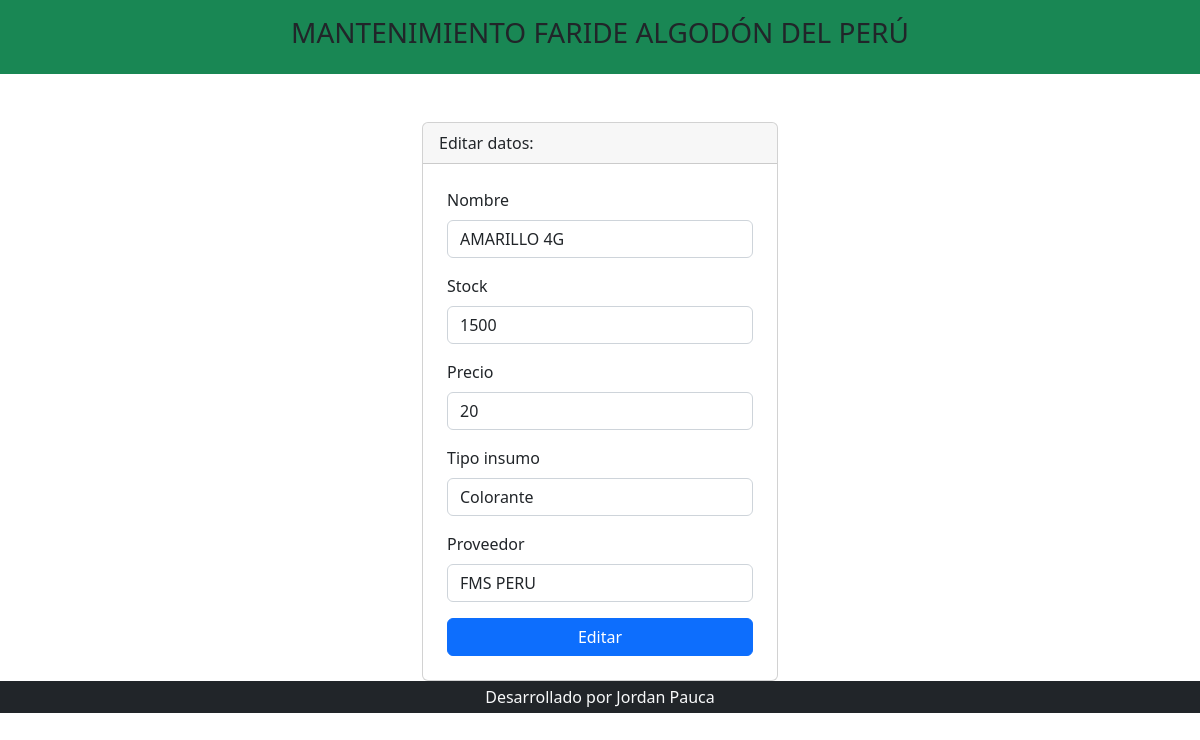
The app's page /editar_insumo.php?codigo=5&id_tipo_insumo=2&id_proveedor=3 with its own data.
### tables this page shows
CREATE TABLE `insumos` (
  `id_insumo` int(11) NOT NULL,
  `desc_insumo` varchar(100) NOT NULL,
  `stock_kg` double NOT NULL,
  `precio_kg` double NOT NULL,
  `id_tipo_insumo` int(11) NOT NULL,
  `id_proveedor` int(11) NOT NULL
);

### editar_insumo.php (the view, shortened to what this page needs)
<?php include 'template/header.php' ?>
<?php
include_once 'model/conexion.php';
$codigo = $_GET['codigo'];
$idTipoInsumo = $_GET['id_tipo_insumo'];
$id_proveedor= $_GET['id_proveedor'];
$sentencia= $bd->prepare("SELECT insumos.id_insumo, insumos.desc_insumo, insumos.stock_kg, insumos.precio_kg, insumos.id_tipo_insumo, tipo_insumo.desc_tipo_insumo as nom_insumo, proveedor.desc_proveedor as nom_proveedor
FROM insumos
INNER JOIN tipo_insumo ON insumos.id_tipo_insumo=tipo_insumo.id_tipo_insumo
INNER JOIN proveedor ON insumos.id_proveedor=proveedor.id_proveedor
WHERE insumos.id_insumo=?;");
$sentencia->execute([$codigo]);
$insumo = $sentencia->fetch(PDO::FETCH_OBJ);
?>
<div class="container mt-5">
    <div class="row justify-content-center">
        <div class="col-md-4">
        <div class="card">
                <div class="card-header">
                    Editar datos:
                </div>
                <form class="p-4" method="POST" action="editarProceso_insumo.php">
                    <div class="mb-3">
                        <label class="form-label">Nombre</label>
                        <input type="text" class="form-control" name="txtNombre" required
                        value="<?php echo $insumo->desc_insumo; ?>">
                    </div>
                    <div class="mb-3">
                        <label class="form-label">Stock</label>
                        <input type="number" step="any" class="form-control" name="txtStock" required
                        value="<?php echo $insumo->stock_kg; ?>">
                    </div>
                    <div class="mb-3">
                        <label class="form-label">Precio</label>
                        <input type="number" step="any" class="form-control" name="txtPrecio" required
                        value="<?php echo $insumo->precio_kg; ?>">
                    </div>
                    <div class="mb-3">
                    <label class="form-label">Tipo insumo</label>
                    <select class="form-control" name="txtTipo_insumo" >
                    <?php
                    $query = $bd->prepare("SELECT * FROM tipo_insumo");
                    $query->execute();
                    $data = $query->fetchAll();
                    foreach ($data as $valores):
                        if($valores["id_tipo_insumo"]==$idTipoInsumo){
                            echo "<option selected='selected' value='".$valores["id_tipo_insumo"]."'>".$valores["desc_tipo_insumo"]."</option>";
                            }
                            else{
                                echo "<option value='".$valores["id_tipo_insumo"]."'>".$valores["desc_tipo_insumo"]."</option>";
                            }
                    endforeach;
                    ?>
                    </select>
                    </div>
                    <div class="mb-3">
                    <label class="form-label">Proveedor</label>
                    <select class="form-control" name="txtProveedor" >
                    <?php
                    $query2 = $bd->prepare("SELECT * FROM proveedor");
                    $query2->execute();
                    $data2 = $query2->fetchAll();
                    foreach ($data2 as $valores2):
                        if($valores2["id_proveedor"]==$id_proveedor){
                                echo "<option selected='selected' value='".$valores2["id_proveedor"]."'>".$valores2["desc_proveedor"]."</option>";
                            }
                            else{
                                echo "<option value='".$valores2["id_proveedor"]."'>".$valores2["desc_proveedor"]."</option>";
                            }
                    endforeach;
                    ?>
                    </select>
                    </div>
                    <div class="d-grid">
                        <input type="submit" class="btn btn-primary" value="Editar" required>
                    </div>
                </form>
            </div>
        </div>
    </div>
</div>
<?php include 'template/footer.php' ?>

### records on screen
insumos: txtNombre "AMARILLO 4G", txtStock "1500", txtPrecio "20"

### other values on screen
form field txtTipo_insumo "Colorante"
form field txtProveedor "FMS PERU"
